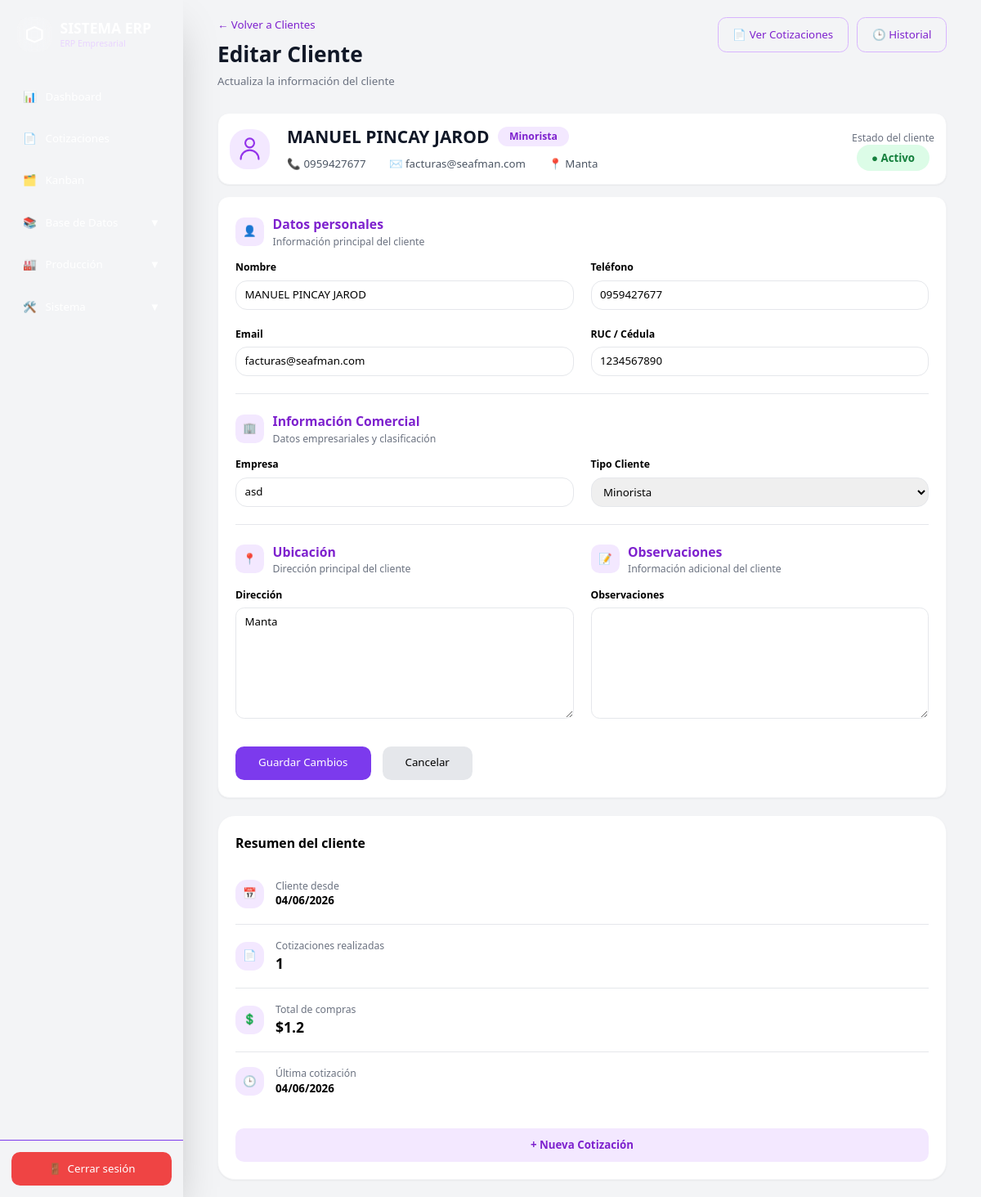
The page /clients/1/edit (signed in) on the database as committed earlier.
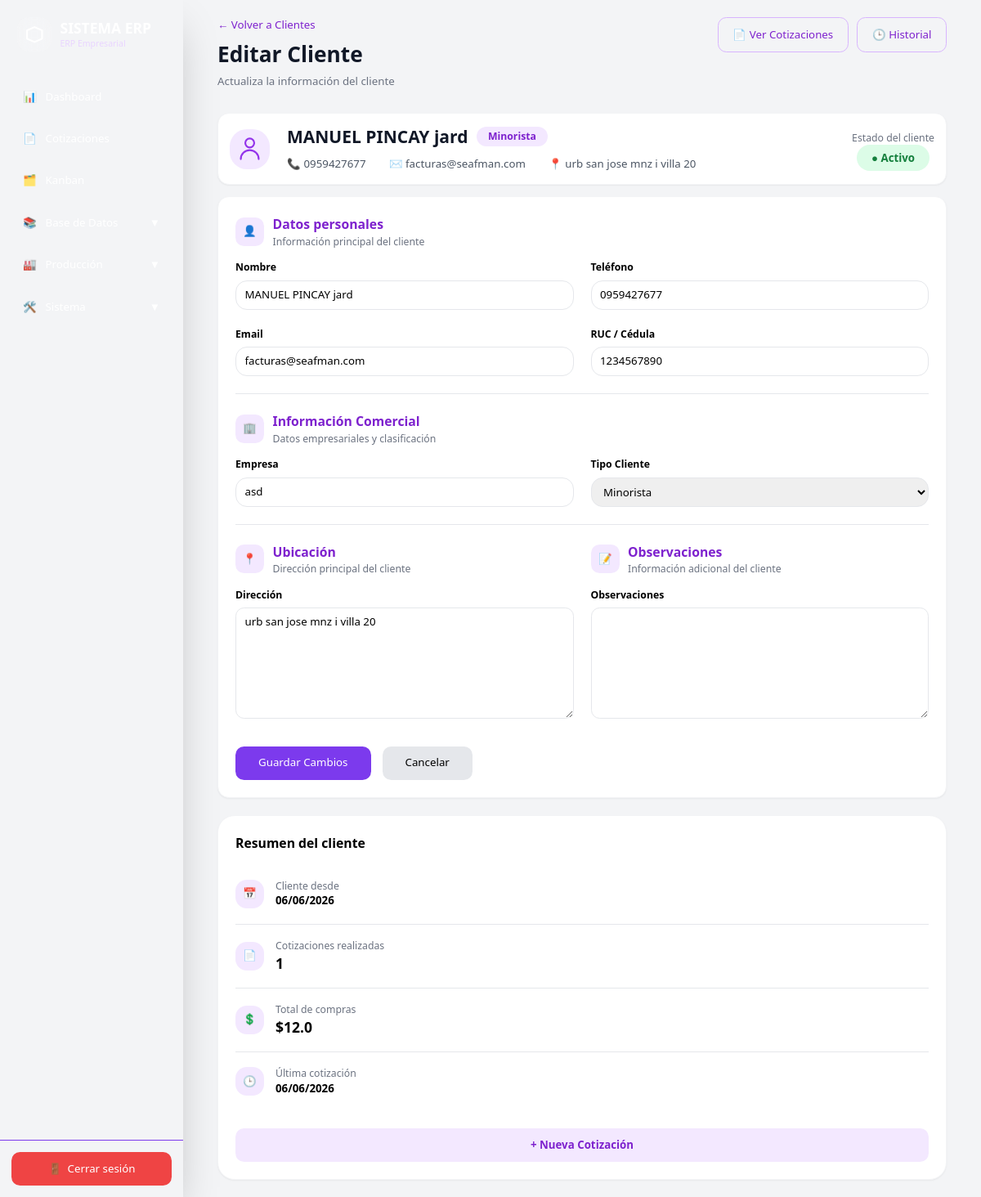
The same page on the database as committed later.
### app/models/client.py (models this page shows)
class Client(Base):
    __tablename__ = "clients"
    id = Column(Integer, primary_key=True, index=True)
    name = Column(String)
    company = Column(String)
    ruc_ci = Column(String, unique=True)
    phone = Column(String)
    email = Column(String)
    address = Column(Text)
    client_type = Column(String)
    observations = Column(Text)
    created_at = Column(DateTime, default=datetime.now)

### app/routes/clients.py (the view)
@router.get("/{client_id}/edit", response_class=HTMLResponse)
async def edit_client_page(
    client_id: int, request: Request, db: Session = Depends(get_db)
):
    user = role_required(request, ["admin", "ventas"])
    if isinstance(user, RedirectResponse):
        return user
    client = db.query(Client).filter(Client.id == client_id).first()
    if not client:
        return RedirectResponse(url="/clients", status_code=302)
    quotations = (
        db.query(Quotation)
        .filter(
            Quotation.client_id == client.id
        )
        .all()
    )
    quotations_count = len(quotations)
    total_sales = sum(
        q.total or 0
        for q in quotations
    )
    last_quote_date = "-"
    if quotations:
        last_quote = max(
            quotations,
            key=lambda q: q.created_at
        )
        last_quote_date = last_quote.created_at.strftime(
            "%d/%m/%Y"
        )
    return templates.TemplateResponse(
        request=request,
        name="clients/edit.html",
        context={
            "client": client,
            "quotations_count": quotations_count,
            "total_sales": total_sales,
            "last_quote_date": last_quote_date,
            "user": user,
        }
    )

### app/templates/clients/edit.html (shortened to what the changed rows need)
{% extends 'layouts/base.html' %} {% block content %}
<div class="w-full px-6">
  <div class="flex justify-between items-start mb-8">
    <div>
      <h1 class="text-3xl font-bold text-gray-900">
        Editar Cliente
      </h1>
    </div>
  </div>
  <div class="bg-white rounded-2xl shadow-sm border border-gray-100 p-4 mb-4">
    <div class="flex items-center justify-between">
      <div class="flex items-center gap-6">
        <div>
          <div class="flex items-center gap-3 mb-3">
            <h2 class="text-2xl font-bold text-gray-900">
              {{ client.name }}
            </h2>
            <span class="px-4 py-1 rounded-full bg-purple-100 text-purple-700 text-sm font-semibold">
              {{ client.client_type|title }}
            </span>
          </div>
          <div class="flex flex-wrap gap-8 text-gray-600">
            <span>
              📞 {{ client.phone or 'Sin teléfono' }}
            </span>
            <span>
              ✉️ {{ client.email or 'Sin email' }}
            </span>
            <span>
              📍 {{ client.address or 'Sin dirección' }}
            </span>
          </div>
        </div>
      </div>
    </div>
  </div>
  <div class="grid grid-cols-12 gap-6">
    <div class="col-span-12 xl:col-span-8">
      <form action="/clients/{{ client.id }}/edit" method="POST"
        class="bg-white rounded-2xl shadow-sm border border-gray-100 p-6">
        <div class="grid grid-cols-1 md:grid-cols-2 gap-6">
          <div>
            <label class="block text-sm font-semibold mb-2"> Nombre </label>
            <input type="text" name="name" value="{{ client.name }}"
              class="w-full border border-gray-200 rounded-2xl px-3 py-2 focus:ring-2 focus:ring-purple-500 focus:border-purple-500 transition"
              required />
          </div>
          <div>
            <label class="block text-sm font-semibold mb-2"> Teléfono </label>
            <input type="text" name="phone" value="{{ client.phone }}"
              class="w-full border border-gray-200 rounded-2xl px-3 py-2 focus:ring-2 focus:ring-purple-500 focus:border-purple-500 transition" />
          </div>
          <div>
            <label class="block text-sm font-semibold mb-2"> Email </label>
            <input type="email" name="email" value="{{ client.email }}"
              class="w-full border border-gray-200 rounded-2xl px-3 py-2 focus:ring-2 focus:ring-purple-500 focus:border-purple-500 transition" />
          </div>
          <div>
            <label class="block text-sm font-semibold mb-2"> RUC / Cédula </label>
            <input type="text" name="ruc_ci" value="{{ client.ruc_ci }}"
              class="w-full border border-gray-200 rounded-2xl px-3 py-2 focus:ring-2 focus:ring-purple-500 focus:border-purple-500 transition" />
          </div>
        </div>
        <div class="border-t mt-6 pt-6">
          <div class="grid grid-cols-1 md:grid-cols-2 gap-6">
            <div>
              <label class="block text-sm font-semibold mb-2"> Empresa </label>
              <input type="text" name="company" value="{{ client.company }}"
                class="w-full border border-gray-200 rounded-2xl px-3 py-2 focus:ring-2 focus:ring-purple-500 focus:border-purple-500 transition" />
            </div>
            <div>
              <label class="block text-sm font-semibold mb-2">
                Tipo Cliente
              </label>
              <select name="client_type"
                class="w-full border border-gray-200 rounded-2xl px-3 py-2 focus:ring-2 focus:ring-purple-500 focus:border-purple-500 transition">
                <option value="minorista" {% if client.client_type=="minorista" %} selected {% endif %}>
                  Minorista
                </option>
              </select>
            </div>
          </div>
        </div>
        <div class="border-t mt-6 pt-6">
          <div class="grid grid-cols-1 lg:grid-cols-2 gap-6">
            <div>
              <div class="flex items-center gap-3 mb-4">
                <div class="w-10 h-10 rounded-xl bg-purple-100 flex items-center justify-center">
                </div>
                <div>
                </div>
              </div>
              <label class="block text-sm font-semibold mb-2">
                Dirección
              </label>
              <textarea name="address" rows="6"
                class="w-full border border-gray-200 rounded-xl px-3 py-2 focus:outline-none focus:border-gray-400 focus:ring-0 transition">{{ client.address or '' }}</textarea>
            </div>
          </div>
        </div>
      </form>
    </div>
    <div class="col-span-12 xl:col-span-4">
      <div class="bg-white rounded-3xl shadow-sm border border-gray-100 p-6 sticky top-6">
        <div class="flex items-center gap-4 py-5 border-b">
          <div>
            <p class="text-sm text-gray-500">
              Cliente desde
            </p>
            <p class="font-bold">
              {{ client.created_at.strftime('%d/%m/%Y') if client.created_at else '-' }}
            </p>
          </div>
        </div>
        <div class="flex items-center gap-4 py-5 border-b">
          <div>
            <p class="text-sm text-gray-500">
              Total de compras
            </p>
            <p class="font-bold text-xl">
              ${{ total_sales|default(0) }}
            </p>
          </div>
        </div>
        <div class="flex items-center gap-4 py-5">
          <div>
            <p class="text-sm text-gray-500">
              Última cotización
            </p>
            <p class="font-bold">
              {{ last_quote_date|default('-') }}
            </p>
          </div>
        </div>
      </div>
    </div>
  </div>
</div>
{% endblock %}

Rows that differ between the two databases and show on the page:
changed Client "facturas@seafman.com": name "MANUEL PINCAY JAROD" → "MANUEL PINCAY jard"; address "Manta" → "urb san jose mnz i villa 20"; created_at "04/06/2026" → "06/06/2026"
Other text that changed with them:
{{ total_sales|default(0) }}: "1.2" → "12.0"
{{ last_quote_date|default('-') }}: "04/06/2026" → "06/06/2026"
